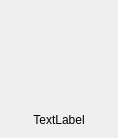
<?xml version="1.0" encoding="UTF-8"?>
<ui version="4.0">
 <class>Image_Small_Class</class>
 <widget class="QDialog" name="Image_Small_Class">
  <property name="geometry">
   <rect>
    <x>0</x>
    <y>0</y>
    <width>118</width>
    <height>138</height>
   </rect>
  </property>
  <property name="minimumSize">
   <size>
    <width>118</width>
    <height>120</height>
   </size>
  </property>
  <property name="windowMySpeed" stdset="0">
   <string>Dialog</string>
  </property>
  <layout class="QVBoxLayout" name="verticalLayout">
   <item>
    <widget class="QLabel" name="imageLabel">
     <property name="sizePolicy">
      <sizepolicy hsizetype="Expanding" vsizetype="Expanding">
       <horstretch>0</horstretch>
       <verstretch>0</verstretch>
      </sizepolicy>
     </property>
     <property name="minimumSize">
      <size>
       <width>100</width>
       <height>100</height>
      </size>
     </property>
     <property name="text">
      <string/>
     </property>
    </widget>
   </item>
   <item>
    <widget class="QLabel" name="nameLabel">
     <property name="sizePolicy">
      <sizepolicy hsizetype="Preferred" vsizetype="Fixed">
       <horstretch>0</horstretch>
       <verstretch>0</verstretch>
      </sizepolicy>
     </property>
     <property name="minimumSize">
      <size>
       <width>0</width>
       <height>15</height>
      </size>
     </property>
     <property name="layoutDirection">
      <enum>Qt::LeftToRight</enum>
     </property>
     <property name="text">
      <string>TextLabel</string>
     </property>
     <property name="alignment">
      <set>Qt::AlignCenter</set>
     </property>
    </widget>
   </item>
  </layout>
 </widget>
 <resources/>
 <connections/>
</ui>
